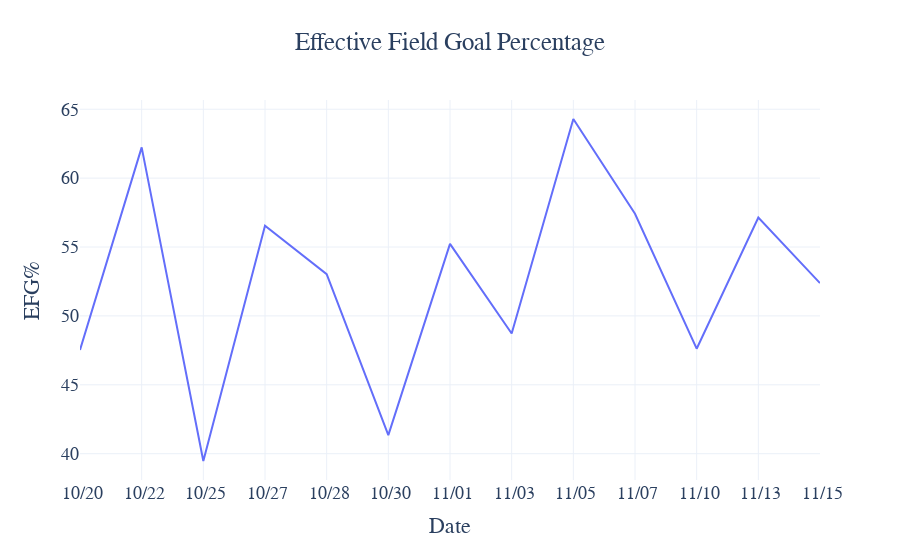

Write notebook code for a chart like this one.
### Code cell
fig = px.line(df, x = 'Date', y = 'EFG%', title = 'Effective Field Goal Percentage',template = 'plotly_white')
fig.update_layout(font_family = 'Georgia', title_x = 0.5, font = dict(size = 18))
fig.show()

### Figure 1 — Plotly figure (JSON) as saved in the notebook; plotly's stock layout.template omitted (floating-point values rounded to 4 significant figures)
{"data": [{"hovertemplate": "Date=%{x}<br>EFG%=%{y}<extra></extra>", "legendgroup": "", "line": {"color": "#636efa", "dash": "solid"}, "marker": {"symbol": "circle"}, "mode": "lines", "name": "", "orientation": "v", "showlegend": false, "type": "scatter", "x": [" 10/20", " 10/22", " 10/25", " 10/27", " 10/28", " 10/30", " 11/01", " 11/03", " 11/05", " 11/07", " 11/10", " 11/13", " 11/15"], "xaxis": "x", "y": [47.53, 62.23, 39.47, 56.55, 53.03, 41.35, 55.23, 48.72, 64.29, 57.41, 47.62, 57.14, 52.38], "yaxis": "y"}], "layout": {"font": {"family": "Georgia", "size": 18}, "legend": {"tracegroupgap": 0}, "title": {"text": "Effective Field Goal Percentage", "x": 0.5}, "xaxis": {"anchor": "y", "domain": [0, 1], "title": {"text": "Date"}}, "yaxis": {"anchor": "x", "domain": [0, 1], "title": {"text": "EFG%"}}}}
